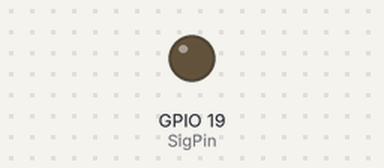
Bench run of a program on a simulated Raspberry Pi (BCM pin numbers). On the bench: output pins drawn as LEDs (lit = HIGH). Pins used as bus, display or sensor lines are not drawn.

Above: at 1.0 s.
At 3.0 s:
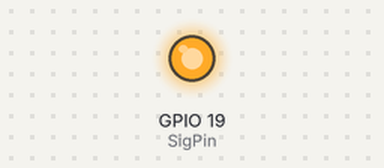
Timing chart, 0 to 5.2 s (numbered marks = the images above):
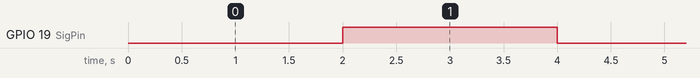

The program:

main.py
```python
"""
    有源蜂鸣器:
        针脚顺序:[SIG,VCC,GND]
        SIG: 信号针脚
        VCC: 电源针脚
        GND: 接地针脚
    参考链接: https://cloud.tencent.com/developer/inventory/1503/article/1705767
"""
import RPi.GPIO as GPIO # 导入GPIO控制模块
import time # 导入时间模块

SigPin = 19
VccPin = 26

def setup():
    GPIO.setmode(GPIO.BCM) # 设置针脚编码模式为BCM
    GPIO.setup(SigPin, GPIO.OUT) # 设置针脚为输出模式
    GPIO.setup(VccPin, GPIO.OUT)
    GPIO.output(SigPin, GPIO.HIGH) # 设置针脚输出高电平
    GPIO.output(VccPin, GPIO.HIGH)

def on():
    GPIO.output(SigPin, GPIO.LOW) # 低电平是响

def off():
    GPIO.output(SigPin, GPIO.HIGH) # 高电平停止响

# 间歇式蜂鸣
def beep(x):
    on()
    time.sleep(x)
    off()
    time.sleep(x)

# 循环函数
def loop():
    while True:
        beep(2)

def destory():
    GPIO.output(SigPin, GPIO.HIGH) # 设置蜂鸣器不响
    GPIO.output(VccPin, GPIO.LOW) # 关闭电源输出
    GPIO.cleanup() # 重置GPIO

if __name__ == "__main__":
    setup()
    try:
        loop()
    except KeyboardInterrupt: # Ctrl + C 退出
        destory()
```

Measured:
- by itself, GPIO 19 (SigPin): alternates HIGH for 2.0 s and LOW for 2.0 s
